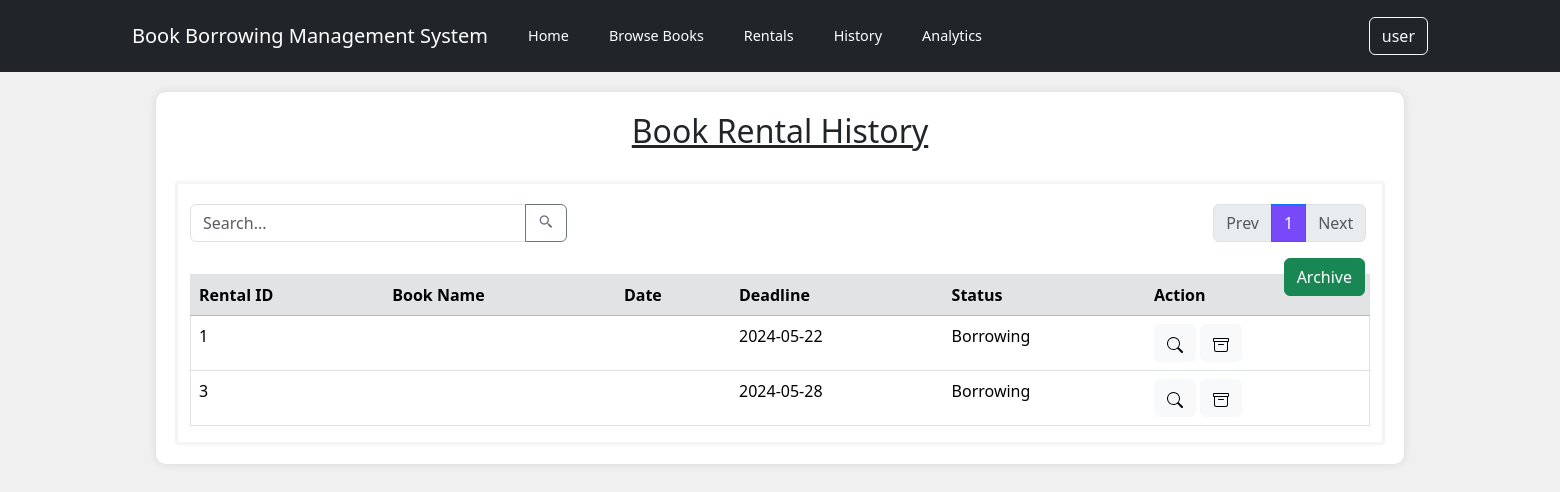
/reservationHistory.php (signed in), run on an earlier commit of the app's database.
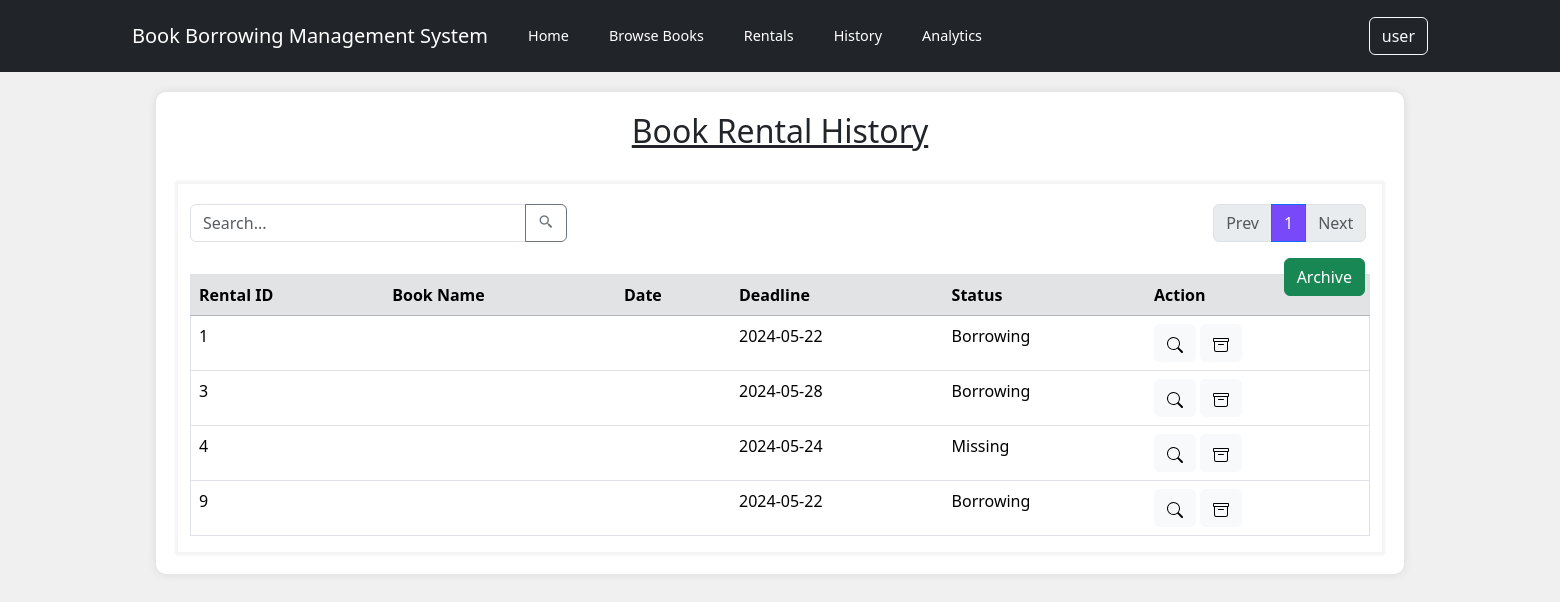
And on a later commit of the database.
### tables this page shows
CREATE TABLE `history` (
  `rental_ID` int(5) NOT NULL,
  `id` int(5) NOT NULL,
  `borrowID` int(5) NOT NULL,
  `status_ID` int(5) NOT NULL,
  `rental_deadline` date NOT NULL,
  `rental_remark` varchar(255) DEFAULT NULL,
  `archived` int(1) DEFAULT NULL
);

CREATE TABLE `history_status` (
  `status_ID` int(5) NOT NULL,
  `status_name` varchar(10) NOT NULL,
  `status_desc` varchar(255) NOT NULL
);

### reservationHistory.php (the view, shortened to what this page needs)
<?php
include_once "./controllers/db_connection.php";
$records_per_page = 9;
if (isset($_GET['page']) && is_numeric($_GET['page'])) {
    $current_page = $_GET['page'];
} else {
    $current_page = 1;
}
$start_from = ($current_page - 1) * $records_per_page;
$userID = $_SESSION["id"];
$sql = "SELECT h.*, hs.status_name, u.id FROM ((history h INNER JOIN history_status hs ON h.status_ID = hs.status_ID) INNER JOIN user u ON h.id = u.id) WHERE h.id = '$userID'";
$sql .= " LIMIT $start_from, $records_per_page";
$result = mysqli_query($conn, $sql);
$total_pages_sql = "SELECT COUNT(*) AS total FROM history";
$result_total = mysqli_query($conn, $total_pages_sql);
$row_total = mysqli_fetch_assoc($result_total);
$total_records = $row_total['total'];
$total_pages = ceil($total_records / $records_per_page);
?>
<!DOCTYPE html>
<html lang="en">
<head>
    <link href="https://cdn.jsdelivr.net/npm/bootstrap@5.3.3/dist/css/bootstrap.min.css" rel="stylesheet">
    <link rel="stylesheet" href="./custom_css/navbar.css">
    <link rel="stylesheet" href="./custom_css/layout.css">
    <link rel="stylesheet" href="./custom_css/reservationHistory.css">
    <link href='https://unpkg.com/boxicons@2.1.4/css/boxicons.min.css' rel='stylesheet'>
</head>
<body>
    <nav class="navbar navbar-expand-lg navbar-dark bg-dark">
        <div class="container">
            <div class="row">
                <div class="col">
                    <p class="navbar-brand">Book Borrowing Management System</p>
                </div>
                <div class="col">
                    <a class="navbar-brand navbar-link" href="./homepage.php">Home</a>
                </div>
                <div class="col">
                    <a class="navbar-brand navbar-link" href="./bookCatalogue.php">Browse Books</a>
                </div>
                <div class="col">
                    <a class="navbar-brand navbar-link" href="#">Rentals</a>
                </div>
                <div class="col">
                    <a class="navbar-brand navbar-link" href="./reservationHistory.php">History</a>
                </div>
                <div class="col">
                    <a class="navbar-brand navbar-link" href="#">Analytics</a>
                </div>
            </div>
            <form class="d-flex" action="<?php echo htmlspecialchars($_SERVER["PHP_SELF"]); ?>" method="post">
                <div class="dropdown">
                    <button class="btn btn-outline-light" type="button" id="dropdownMenuButton" data-bs-toggle="dropdown" aria-expanded="false">
                        <?php echo htmlspecialchars($_SESSION["username"]); ?>
                    </button>
                </div>
            </form>
        </div>
    </nav>
    <div class="container container-main">
        <h2 style="text-align:center;"><u>Book Rental History</u></h2>
        <br>
        <div class="container container-sub">
            <div class="row">
                <div class="col-md-4">
                    <form class="input-group mb-3" action="reservationSearch.php" method="post">
                        <input type="text" class="form-control" placeholder="Search..." aria-label="Search" aria-describedby="basic-addon2" name="search">
                        <button class="btn btn-outline-secondary" type="submit" id="button-addon2">
                            <i class='bx bx-search-alt-2'></i></button>
                    </form>
                </div>
                <div style="z-index: 10; position:absolute; right:-77%;">
                    <nav aria-label="Page navigation example">
                        <ul class="pagination">
                            <li class="page-item <?php echo ($current_page == 1) ? 'disabled' : ''; ?>">
                                <a class="page-link" href="<?php echo ($current_page == 1) ? '#' : 'reservationHistory.php?page=' . ($current_page - 1); ?>">Prev</a>
                            </li>
                            <?php for ($i = 1; $i <= $total_pages; $i++) : ?>
                                <li class="page-item <?php echo ($i == $current_page) ? 'active' : ''; ?>">
                                    <a class="page-link" style="background-color: #7749F8;" href="reservationHistory.php?page=<?php echo $i; ?>"><?php echo $i; ?></a>
                                </li>
                            <?php endfor; ?>
                            <li class="page-item <?php echo ($current_page == $total_pages) ? 'disabled' : ''; ?>">
                                <a class="page-link" href="<?php echo ($current_page == $total_pages) ? '#' : 'reservationHistory.php?page=' . ($current_page + 1); ?>">Next</a>
                            </li>
                        </ul>
                    </nav>
                </div>
            </div>
            <p>
            <button class="btn btn-success" type="submit" id="button-addon2" style="z-index: 10; position:absolute; right: 12.5%;">Archive</button>
            </p>
            <div>
                <form method="post">
                    <table border="1" class="table table-hover" style="width: 100%">
                        <tr class="thread">
                            <th class="table-secondary" scope="col">Rental ID</th>
                            <th class="table-secondary" scope="col">Book Name</th>
                            <th class="table-secondary" scope="col">Date</th>
                            <th class="table-secondary" scope="col">Deadline</th>
                            <th class="table-secondary" scope="col">Status</th>
                            <th class="table-secondary" scope="col">Action</th>
                        </tr>
                        <tr>
                            <?php  if (mysqli_num_rows($result) > 0){
                                while($row = mysqli_fetch_assoc($result) ){
                                $rentID = $row["rental_ID"];
                                $bookTitle = $row["user_fullName"];
                                $date = $row["complaint_Date"];
                                $deadline = $row["rental_deadline"];
	                            $status = $row["status_name"];
                            ?>
                                <td><?php echo $rentID; ?></td>
		                        <td><?php echo $bookTitle; ?></td>
                                <td><?php echo $date; ?></td>
                                <td><?php echo $deadline; ?></td>
                                <td><?php echo $status; ?></td>
		                        <td>
                                <a><button class="btn btn-light" type="button" onclick="window.location.href='/FKEduSearch/Complaint/User/view_reply.php';"><svg xmlns="http://www.w3.org/2000/svg" width="16" height="16" fill="currentColor" class="bi bi-search" viewBox="0 0 16 16"><path d="M11.742 10.344a6.5 6.5 0 1 0-1.397 1.398h-.001q.044.06.098.115l3.85 3.85a1 1 0 0 0 1.415-1.414l-3.85-3.85a1 1 0 0 0-.115-.1zM12 6.5a5.5 5.5 0 1 1-11 0 5.5 5.5 0 0 1 11 0"/></svg></button></a>
			                    <a><button class="btn btn-light" type="button" onclick="window.location.href='/FKEduSearch/Complaint/User/delete.php?comid=<?php echo $complainid; ?>';"></button></a>
		                        </td>
	                    </tr>
                        <?php
                                }
                            }
                            else{
                                echo "0 results";
                            }
                        ?>
                    </table>
                </form>
            </div>
        </div>
    </div>
</body>
</html>

### custom_css/navbar.css (style rules this page uses)
.navbar-brand { display: flex; align-items: center; justify-content: center; height: 100%; }
.navbar-link { font-size: 0.9rem; }

### custom_css/layout.css (style rules this page uses)
body { background-color: #f0f0f0; }
.container-main { margin-top: 20px; margin-left: auto; margin-right: auto; width: 80%; padding: 20px; background-color: white; border-radius: 10px; box-shadow: 0px 0px 10px rgba(0, 0, 0, 0.1); }

### custom_css/reservationHistory.css (style rules this page uses)
.container-sub { box-shadow: 0px 0px 3px rgba(0, 0, 0, 0.1); border: 2px solid whitesmoke; }
.container-sub .input-group, .container-sub .dropdown, .container-sub .pagination { margin-top: 20px; }

What changed in the data, as far as the page shows it:
added history: rental_ID "4", rental_deadline "2024-05-24", status_ID.status_name "Missing"
added history: rental_ID "9", rental_deadline "2024-05-22", status_ID.status_name "Borrowing"
